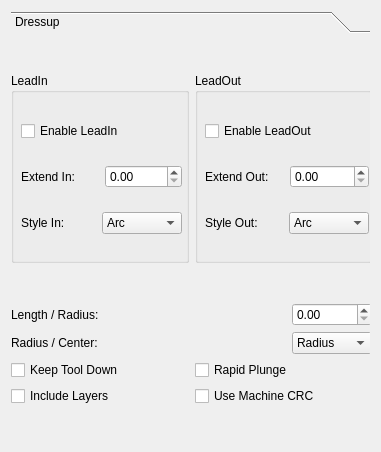
<?xml version="1.0" encoding="UTF-8"?>
<ui version="4.0">
 <class>TaskPanel</class>
 <widget class="QWidget" name="TaskPanel">
  <property name="geometry">
   <rect>
    <x>0</x>
    <y>0</y>
    <width>381</width>
    <height>452</height>
   </rect>
  </property>
  <property name="windowTitle">
   <string>LeadInOut</string>
  </property>
  <layout class="QGridLayout" name="gridLayout_2">
   <item row="0" column="0">
    <widget class="QToolBox" name="toolBox">
     <property name="minimumSize">
      <size>
       <width>0</width>
       <height>400</height>
      </size>
     </property>
     <property name="frameShape">
      <enum>QFrame::NoFrame</enum>
     </property>
     <property name="currentIndex">
      <number>0</number>
     </property>
     <property name="tabSpacing">
      <number>6</number>
     </property>
     <widget class="QWidget" name="Dressup">
      <property name="geometry">
       <rect>
        <x>0</x>
        <y>0</y>
        <width>365</width>
        <height>404</height>
       </rect>
      </property>
      <attribute name="label">
       <string>Dressup</string>
      </attribute>
      <widget class="QWidget" name="layoutWidget">
       <property name="geometry">
        <rect>
         <x>0</x>
         <y>0</y>
         <width>361</width>
         <height>401</height>
        </rect>
       </property>
       <layout class="QVBoxLayout" name="verticalLayout_4">
        <item>
         <layout class="QHBoxLayout" name="horizontalLayout">
          <property name="sizeConstraint">
           <enum>QLayout::SetDefaultConstraint</enum>
          </property>
          <item>
           <widget class="QGroupBox" name="groupBox">
            <property name="sizePolicy">
             <sizepolicy hsizetype="Minimum" vsizetype="Preferred">
              <horstretch>0</horstretch>
              <verstretch>0</verstretch>
             </sizepolicy>
            </property>
            <property name="minimumSize">
             <size>
              <width>0</width>
              <height>0</height>
             </size>
            </property>
            <property name="maximumSize">
             <size>
              <width>180</width>
              <height>190</height>
             </size>
            </property>
            <property name="title">
             <string>LeadIn</string>
            </property>
            <widget class="QWidget" name="layoutWidget">
             <property name="geometry">
              <rect>
               <x>10</x>
               <y>30</y>
               <width>161</width>
               <height>151</height>
              </rect>
             </property>
             <layout class="QVBoxLayout" name="verticalLayout">
              <item>
               <widget class="QCheckBox" name="chkLeadIn">
                <property name="text">
                 <string>Enable LeadIn</string>
                </property>
               </widget>
              </item>
              <item>
               <layout class="QHBoxLayout" name="horizontalLayout_8">
                <item>
                 <widget class="QLabel" name="label">
                  <property name="text">
                   <string>Extend In:</string>
                  </property>
                 </widget>
                </item>
                <item>
                 <widget class="QDoubleSpinBox" name="dsbExtendIn">
                  <property name="minimumSize">
                   <size>
                    <width>60</width>
                    <height>0</height>
                   </size>
                  </property>
                 </widget>
                </item>
               </layout>
              </item>
              <item>
               <layout class="QHBoxLayout" name="horizontalLayout_9">
                <item>
                 <widget class="QLabel" name="label_3">
                  <property name="text">
                   <string>Style In:</string>
                  </property>
                 </widget>
                </item>
                <item>
                 <widget class="QComboBox" name="cboStyleIn">
                  <property name="minimumSize">
                   <size>
                    <width>80</width>
                    <height>0</height>
                   </size>
                  </property>
                  <property name="maximumSize">
                   <size>
                    <width>80</width>
                    <height>16777215</height>
                   </size>
                  </property>
                  <property name="toolTip">
                   <string notr="true"/>
                  </property>
                  <item>
                   <property name="text">
                    <string>Arc</string>
                   </property>
                  </item>
                  <item>
                   <property name="text">
                    <string>Tangent</string>
                   </property>
                  </item>
                  <item>
                   <property name="text">
                    <string>Perpendicular</string>
                   </property>
                  </item>
                 </widget>
                </item>
               </layout>
              </item>
             </layout>
            </widget>
           </widget>
          </item>
          <item>
           <widget class="QGroupBox" name="groupBox_2">
            <property name="maximumSize">
             <size>
              <width>180</width>
              <height>190</height>
             </size>
            </property>
            <property name="title">
             <string>LeadOut</string>
            </property>
            <widget class="QWidget" name="layoutWidget">
             <property name="geometry">
              <rect>
               <x>10</x>
               <y>30</y>
               <width>164</width>
               <height>151</height>
              </rect>
             </property>
             <layout class="QVBoxLayout" name="verticalLayout_2">
              <item>
               <widget class="QCheckBox" name="chkLeadOut">
                <property name="text">
                 <string>Enable LeadOut</string>
                </property>
               </widget>
              </item>
              <item>
               <layout class="QHBoxLayout" name="horizontalLayout_10">
                <item>
                 <widget class="QLabel" name="label_2">
                  <property name="text">
                   <string>Extend Out:</string>
                  </property>
                 </widget>
                </item>
                <item>
                 <widget class="QDoubleSpinBox" name="dsbExtendOut">
                  <property name="minimumSize">
                   <size>
                    <width>60</width>
                    <height>0</height>
                   </size>
                  </property>
                 </widget>
                </item>
               </layout>
              </item>
              <item>
               <layout class="QHBoxLayout" name="horizontalLayout_11">
                <item>
                 <widget class="QLabel" name="label_4">
                  <property name="text">
                   <string>Style Out:</string>
                  </property>
                 </widget>
                </item>
                <item>
                 <widget class="QComboBox" name="cboStyleOut">
                  <property name="minimumSize">
                   <size>
                    <width>80</width>
                    <height>0</height>
                   </size>
                  </property>
                  <property name="maximumSize">
                   <size>
                    <width>80</width>
                    <height>16777215</height>
                   </size>
                  </property>
                  <property name="toolTip">
                   <string notr="true"/>
                  </property>
                  <item>
                   <property name="text">
                    <string>Arc</string>
                   </property>
                  </item>
                  <item>
                   <property name="text">
                    <string>Tangent</string>
                   </property>
                  </item>
                  <item>
                   <property name="text">
                    <string>Perpendicular</string>
                   </property>
                  </item>
                 </widget>
                </item>
               </layout>
              </item>
             </layout>
            </widget>
           </widget>
          </item>
         </layout>
        </item>
        <item>
         <layout class="QVBoxLayout" name="verticalLayout_3">
          <item>
           <layout class="QHBoxLayout" name="horizontalLayout_4">
            <item>
             <widget class="QLabel" name="label_5">
              <property name="text">
               <string>Length / Radius:</string>
              </property>
             </widget>
            </item>
            <item>
             <widget class="QDoubleSpinBox" name="dsbLen">
              <property name="minimumSize">
               <size>
                <width>80</width>
                <height>0</height>
               </size>
              </property>
              <property name="maximumSize">
               <size>
                <width>80</width>
                <height>16777215</height>
               </size>
              </property>
             </widget>
            </item>
           </layout>
          </item>
          <item>
           <layout class="QHBoxLayout" name="horizontalLayout_5">
            <item>
             <widget class="QLabel" name="label_6">
              <property name="text">
               <string>Radius / Center:</string>
              </property>
             </widget>
            </item>
            <item>
             <widget class="QComboBox" name="cboRadius">
              <property name="minimumSize">
               <size>
                <width>80</width>
                <height>0</height>
               </size>
              </property>
              <property name="maximumSize">
               <size>
                <width>80</width>
                <height>16777215</height>
               </size>
              </property>
              <property name="toolTip">
               <string notr="true"/>
              </property>
              <item>
               <property name="text">
                <string>Radius</string>
               </property>
              </item>
              <item>
               <property name="text">
                <string>Center</string>
               </property>
              </item>
             </widget>
            </item>
           </layout>
          </item>
          <item>
           <layout class="QHBoxLayout" name="horizontalLayout_6">
            <item>
             <widget class="QCheckBox" name="chkKeepToolDown">
              <property name="text">
               <string>Keep Tool Down</string>
              </property>
             </widget>
            </item>
            <item>
             <widget class="QCheckBox" name="chkRapidPlunge">
              <property name="text">
               <string>Rapid Plunge</string>
              </property>
             </widget>
            </item>
           </layout>
          </item>
          <item>
           <layout class="QHBoxLayout" name="horizontalLayout_7">
            <item>
             <widget class="QCheckBox" name="chkLayers">
              <property name="toolTip">
               <string>&lt;html&gt;&lt;head/&gt;&lt;body&gt;&lt;p&gt;Apply Lead In/Out on all layers&lt;/p&gt;&lt;/body&gt;&lt;/html&gt;</string>
              </property>
              <property name="text">
               <string>Include Layers</string>
              </property>
             </widget>
            </item>
            <item>
             <widget class="QCheckBox" name="chkUseCRC">
              <property name="text">
               <string>Use Machine CRC</string>
              </property>
             </widget>
            </item>
           </layout>
          </item>
         </layout>
        </item>
       </layout>
      </widget>
     </widget>
    </widget>
   </item>
  </layout>
 </widget>
 <resources/>
 <connections/>
</ui>
